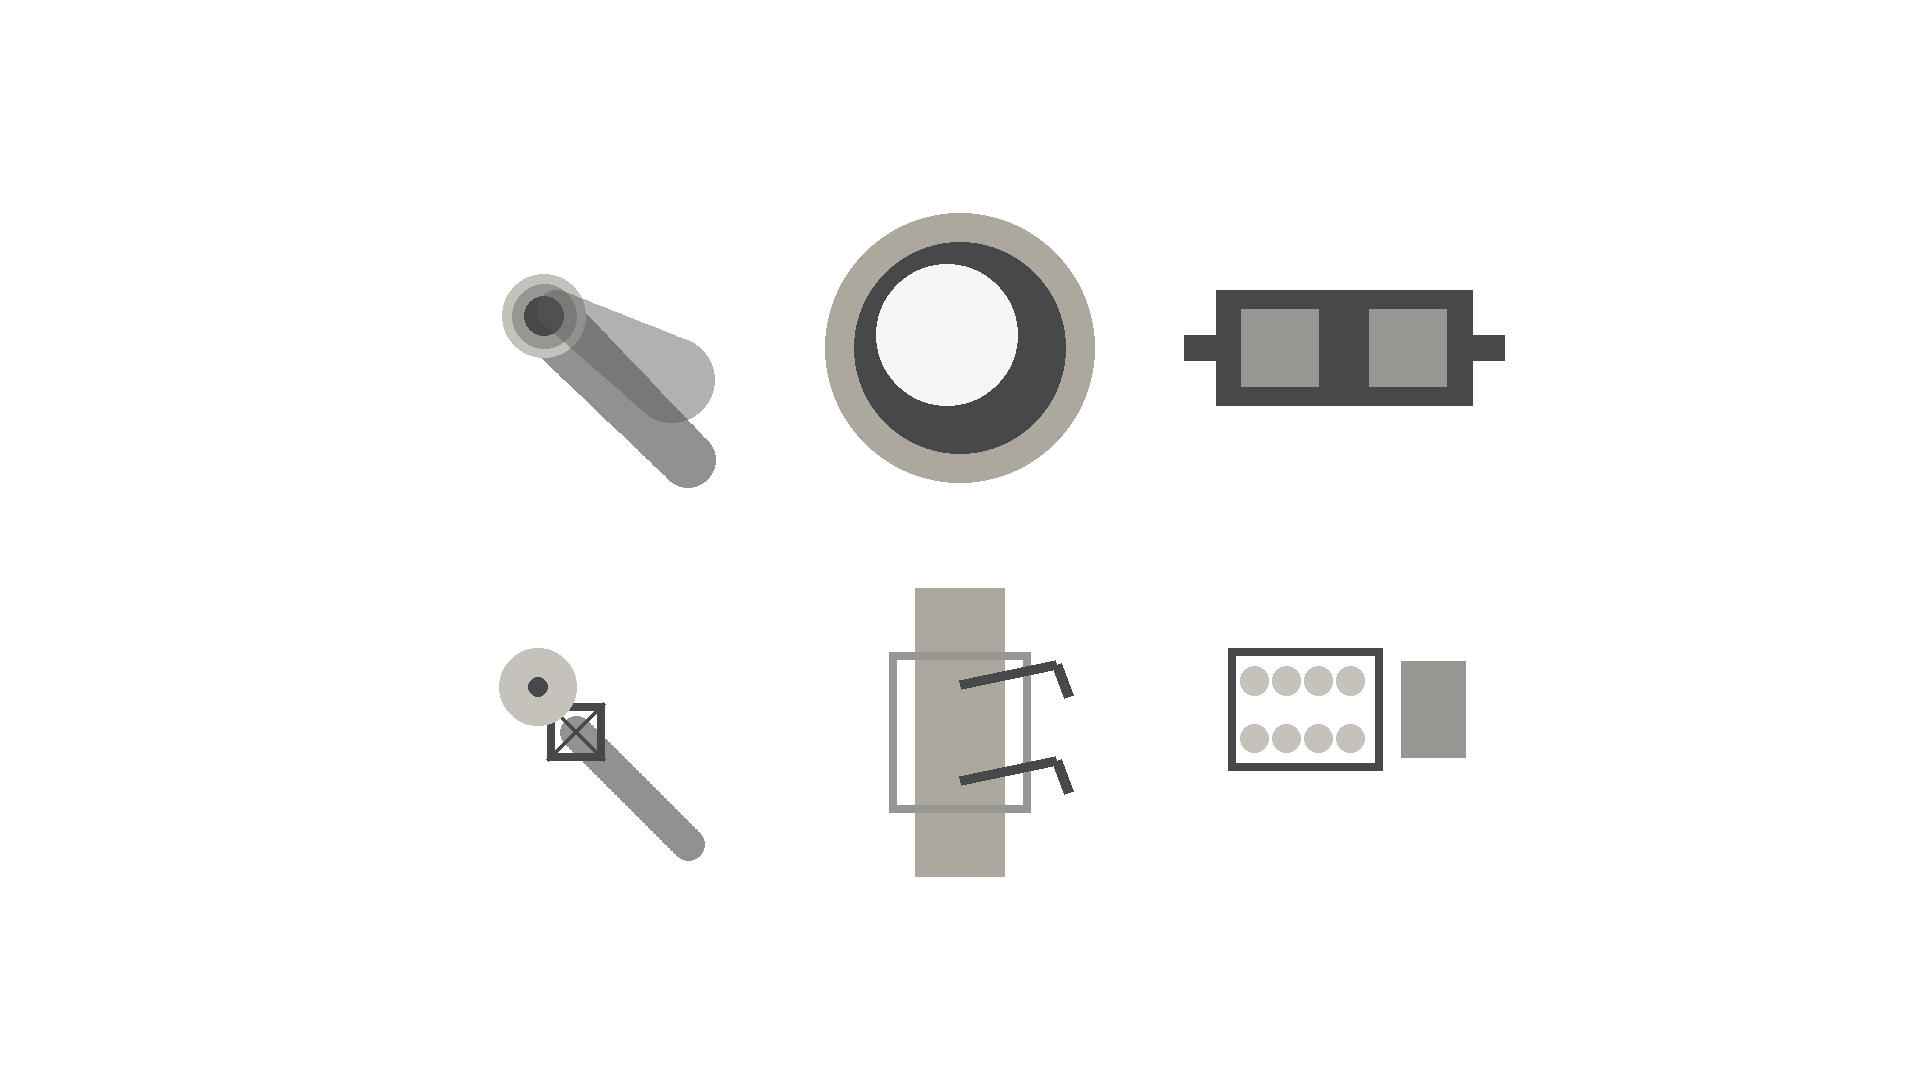

Reproduce this figure in Python.
"""Geometry guide for the refinery's utility props (`RefineryGround`): the pieces that say what each house does.

Six square pieces on a 1920x1080 canvas, three to a row in two rows, each drawn in a 320 px cell inside a 384 px
frame, seen from straight above with the light from the upper left:

  1 furnace stack: a fired heater's chimney, smoke drifting to the lower right, its long shadow
  2 cooling tower: the utilities' round tower, its rim and the wet fill inside, steam rising
  3 pump skid: two pumps and their motors on a steel skid, pipe stubs either end
  4 comms mast: the control room's lattice mast with its dish, its shadow to the lower right
  5 loading arm island: a tanker bay's concrete island with its folded loading arms under a small canopy
  6 gas cylinder rack: the lab's caged sample-gas cylinders and an analyser cabinet

    python art-source/refinery/refinery-utilities-guide.py
"""
from pathlib import Path

from PIL import Image, ImageDraw

CELL, FRAME, COLS = 320, 384, 3
LEFT = (1920 - COLS * FRAME) // 2
TOP = (1080 - 2 * FRAME) // 2
img = Image.new("RGBA", (1920, 1080), (0, 0, 0, 0))
d = ImageDraw.Draw(img)

STEEL = (150, 150, 146, 255)
LIGHT = (196, 194, 186, 255)
DARK = (70, 72, 74, 255)
CONCRETE = (172, 168, 158, 255)
SHADOW = (0, 0, 0, 110)
SMOKE = (90, 90, 90, 120)
STEAM = (235, 235, 235, 110)


def origin(i):
    return LEFT + (i % COLS) * FRAME + (FRAME - CELL) // 2, TOP + (i // COLS) * FRAME + (FRAME - CELL) // 2


def p(i, x, y):
    ox, oy = origin(i)
    return ox + x * CELL, oy + y * CELL


def circle(i, cx, cy, r, color, width=0):
    x, y = p(i, cx, cy)
    box = [x - r * CELL, y - r * CELL, x + r * CELL, y + r * CELL]
    if width:
        d.ellipse(box, outline=color, width=width)
    else:
        d.ellipse(box, fill=color)


def rect(i, x0, y0, x1, y1, color, width=0):
    a, b = p(i, x0, y0)
    c, e = p(i, x1, y1)
    if width:
        d.rectangle([a, b, c, e], outline=color, width=width)
    else:
        d.rectangle([a, b, c, e], fill=color)


def sweep(i, cx, cy, r, tx, ty, color, grow=-.15):
    """A disc swept to (tx, ty): a tall piece's shadow, or a plume."""
    layer = Image.new("RGBA", img.size, (0, 0, 0, 0))
    ld = ImageDraw.Draw(layer)
    steps = 40
    for k in range(steps + 1):
        t = k / steps
        x, y = p(i, cx + (tx - cx) * t, cy + (ty - cy) * t)
        rr = r * CELL * (1 + grow * t)
        ld.ellipse([x - rr, y - rr, x + rr, y + rr], fill=color)
    img.alpha_composite(layer)


# 1 furnace stack: centre (.40, .40), chimney radius .10, its shadow and smoke to the lower right
sweep(0, .40, .40, .10, .85, .85, SHADOW)
circle(0, .40, .40, .13, LIGHT)            # platform ring
circle(0, .40, .40, .10, STEEL)            # chimney
circle(0, .40, .40, .06, DARK)             # flue
sweep(0, .44, .38, .06, .80, .60, SMOKE, grow=1.2)

# 2 cooling tower: centre (.5, .5), rim radius .40
circle(1, .5, .5, .42, CONCRETE)
circle(1, .5, .5, .33, DARK)               # wet fill
circle(1, .46, .46, .22, STEAM)

# 3 pump skid: a band across the middle
rect(2, .10, .32, .90, .68, DARK)          # skid
rect(2, .18, .38, .42, .62, STEEL)         # pump and motor
rect(2, .58, .38, .82, .62, STEEL)
rect(2, .0, .46, .10, .54, DARK)           # pipe stubs
rect(2, .90, .46, 1.0, .54, DARK)

# 4 comms mast: base centre (.5, .5), half-width .09, dish to the upper left
sweep(3, .5, .5, .05, .85, .85, SHADOW, grow=0)
rect(3, .41, .41, .59, .59, DARK, width=8)
d.line([p(3, .41, .41), p(3, .59, .59)], fill=DARK, width=5)
d.line([p(3, .41, .59), p(3, .59, .41)], fill=DARK, width=5)
circle(3, .38, .36, .12, LIGHT)            # dish
circle(3, .38, .36, .03, DARK)

# 5 loading arm island: a long concrete island down the middle, a canopy over it
rect(4, .36, .05, .64, .95, CONCRETE)
rect(4, .28, .25, .72, .75, STEEL, width=8)  # canopy edge
for y in (.35, .65):
    d.line([p(4, .50, y), p(4, .80, y - .06), p(4, .84, y + .04)], fill=DARK, width=10)  # arms, folded

# 6 gas cylinder rack: a caged rack of cylinders and the analyser cabinet
rect(5, .14, .24, .62, .62, DARK, width=8)
for cx in (.22, .32, .42, .52):
    for cy in (.34, .52):
        circle(5, cx, cy, .045, LIGHT)
rect(5, .68, .28, .88, .58, STEEL)

img.save(Path(__file__).with_name("refinery-utilities-guide.png"))
